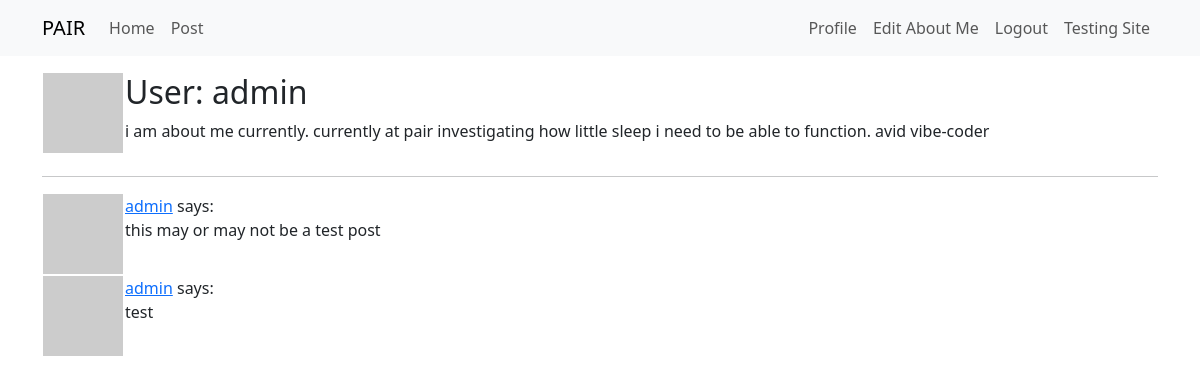
The app's page /user/admin (signed in) with its own data.
### app/models.py (models this page shows, shortened)
class User(UserMixin, db.Model):
    id: so.Mapped[int] = so.mapped_column(primary_key=True)
    username: so.Mapped[str] = so.mapped_column(sa.String(16), index=True, unique=True)
    password_hash: so.Mapped[str] = so.mapped_column(sa.String(256))
    about_me: so.Mapped[Optional[str]] = so.mapped_column(sa.String(120))
    posts: so.WriteOnlyMapped['Post'] = so.relationship(back_populates='author')
    def avatar(self, size):
        _salt = 'pair2025'
        digest = md5((self.username.lower() + _salt).encode('utf-8')).hexdigest()
        return f'https://www.gravatar.com/avatar/{digest}?d=retro&s={size}'

class Post(db.Model):
    id: so.Mapped[int] = so.mapped_column(primary_key=True)
    body: so.Mapped[str] = so.mapped_column(sa.String(1024))
    timestamp: so.Mapped[datetime] = so.mapped_column(index=True, default=lambda: datetime.now(timezone.utc))
    user_id: so.Mapped[int] = so.mapped_column(sa.ForeignKey(User.id), index=True)
    author: so.Mapped[User] = so.relationship(back_populates='posts')

### app/routes.py (the view)
@app.route('/user/<username>')
@login_required
def user(username):
    user = db.first_or_404(sa.select(User).where(User.username == username))
    query = sa.select(Post).order_by(Post.timestamp.desc()).where(Post.author == user)
    posts = db.session.scalars(query).all()
    return render_template('user.html', user=user, posts=posts)

### app/models.py (called while the page is built)
@login.user_loader
def load_user(id):
    return db.session.get(User, int(id))

### app/templates/user.html (shortened to what this page needs)
{% extends "base.html" %}
{% block content %}
    <table>
        <tr valign="top">
            <td><img src="{{ user.avatar(128) }}"></td>
            <td>
                <h2> User: {{ user.username }}</h2>
                {% if user.about_me %}<p>{{ user.about_me }}</p>{% endif %}
            </td>
        </tr>
    </table>
    <hr>
    {% for post in posts %}
        {% include '_post.html' %}
    {% endfor %}
{% endblock %}

### app/templates/_post.html
    <table>
        <tr valign="top">
            <td><img src="{{ post.author.avatar(36) }}"></td>
            <td><a href="user/{{ post.author.username }}" >{{ post.author.username }}</a> says:<br>{{ post.body }}</td>
        </tr>
    </table>

### records on screen
User: username "admin", about_me "i am about me currently. currently at pair investigating how little sleep i need to be able to function. avid vibe-coder"
Post: author.username "admin", body "this may or may not be a test post"
Post: author.username "admin", body "test"
